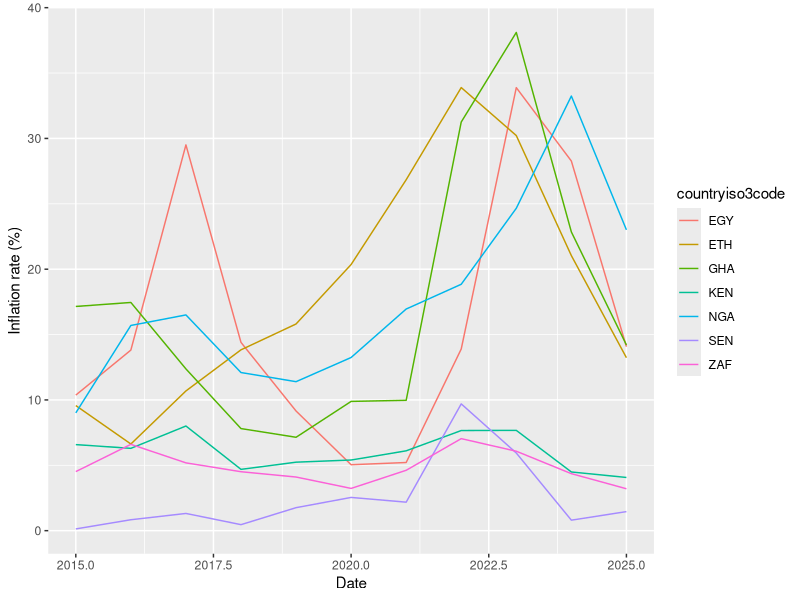
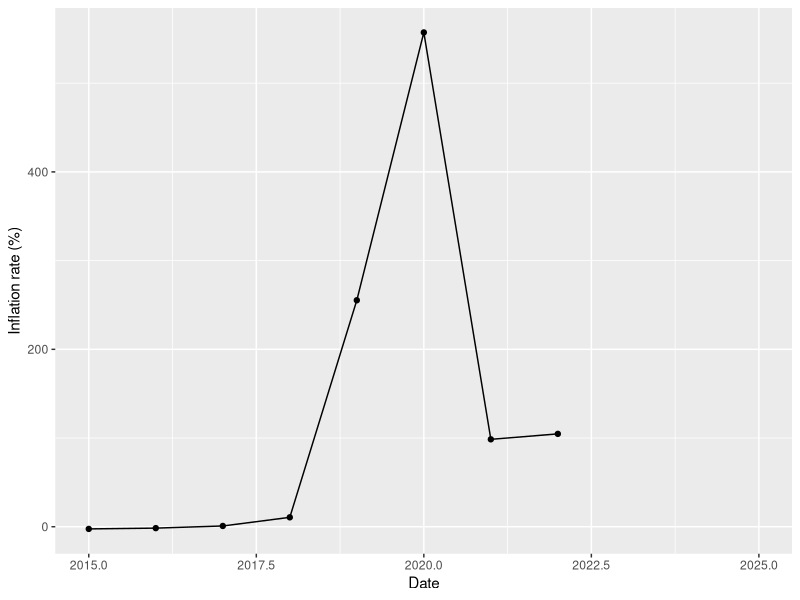
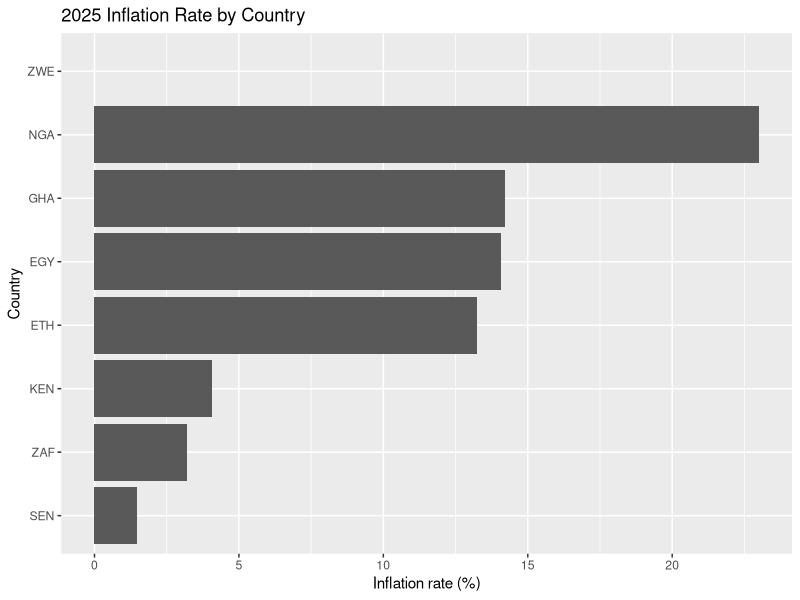
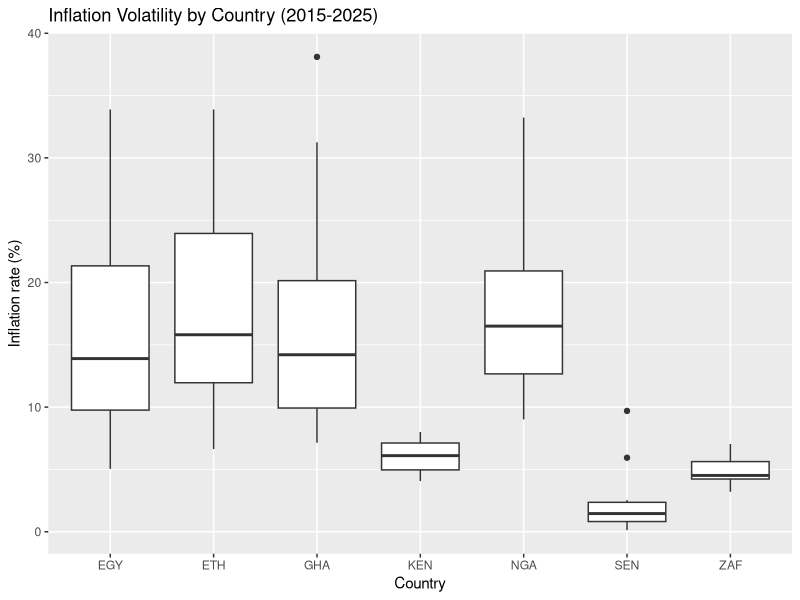

Reproduce these figures in R, in order.
## ---- chunk 1
library(dplyr)
library(ggplot2)

all_inflation_recent <- read.csv("data/inflation_africa_2015_2025.csv")
head(all_inflation_recent)
## ---- chunk 2
no_zimbabwe_inflation <- filter(all_inflation_recent, countryiso3code != "ZWE")

ggplot(no_zimbabwe_inflation, aes(x = date, y = value, colour = countryiso3code)) +
  geom_line() +
  labs(x = "Date", y = "Inflation rate (%)")
## ---- chunk 3
zimbabwe_only <- filter(all_inflation_recent, countryiso3code == "ZWE")

ggplot(zimbabwe_only, aes(x = date, y = value)) +
  geom_line() + geom_point() +
  labs(x = "Date", y = "Inflation rate (%)")
## ---- chunk 4
latest <- filter(all_inflation_recent, date == 2025)

ggplot(latest, aes(x = reorder(countryiso3code, value), y = value)) +
  geom_col() +
  coord_flip() +
  labs(x = "Country", y = "Inflation rate (%)", title = "2025 Inflation Rate by Country")
## ---- chunk 5
ggplot(no_zimbabwe_inflation, aes(x = countryiso3code, y = value)) +
  geom_boxplot() +
  labs(x = "Country", y = "Inflation rate (%)", title = "Inflation Volatility by Country (2015-2025)")
